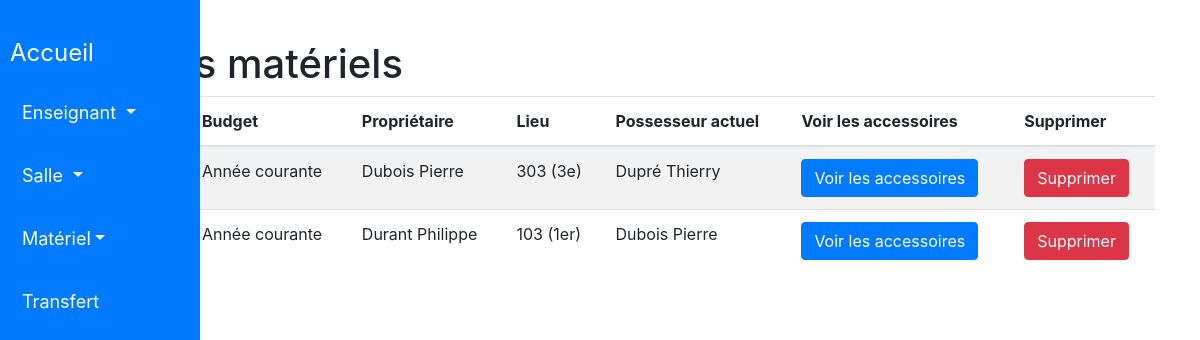
The app's page /gestion_materiel/materiel/liste_materiels, older data.
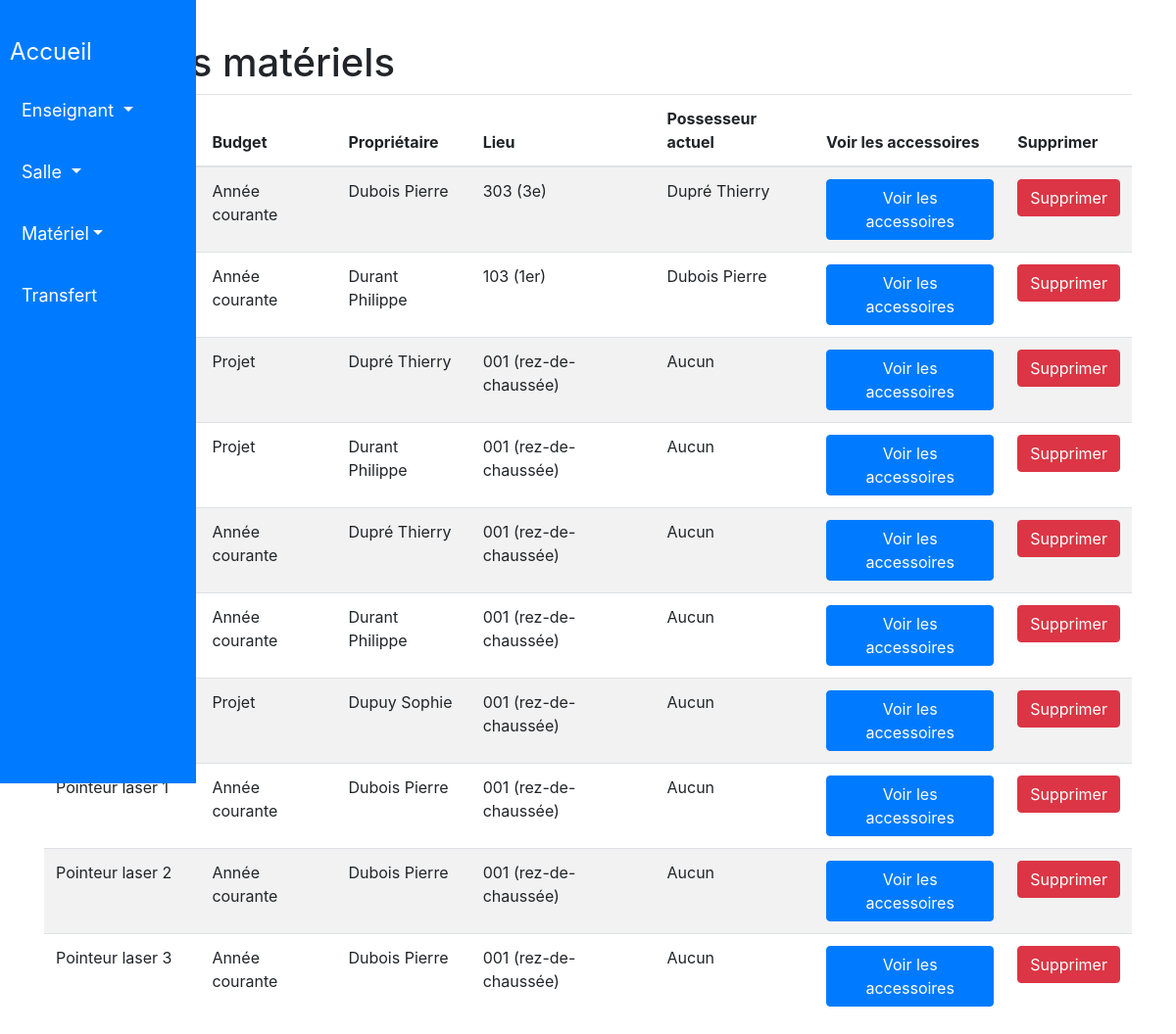
The same page, newer data.
### gestion_materiel/models.py (models this page shows, shortened)
class Materiel(models.Model):
    nom = models.CharField(
        max_length=100,
        blank=False,
        null=True,
        default=''
    )
    budget = models.CharField(
        max_length=100,
        blank=False,
        null=True,
        default=''
    )
    proprietaire = models.ForeignKey(
        Enseignant,
        on_delete=models.CASCADE,
        null=True,
        related_name='materiels_possedes'
    )
    lieu = models.ForeignKey(
        Salle,
        on_delete=models.CASCADE,
        null=True
    )
    possesseur = models.ForeignKey(
        Enseignant,
        on_delete=models.CASCADE,
        null=True,
        blank=True,
        related_name='materiels_en_possession'
    )

class Enseignant(models.Model):
    nom = models.CharField(
        max_length=50,
        blank=False,
        null=True,
        default='aucun'
    )
    prenom = models.CharField(
        max_length=50,
        blank=False,
        null=True,
        default='aucun'
    )

class Salle(models.Model):
    nom = models.CharField(
        max_length=50,
        blank=False,
        null=True,
        default='aucun'
    )
    etage = models.CharField(
        max_length=50,
        blank=False,
        null=True,
        default='aucun'
    )

### gestion_materiel/views.py (the view)
# urls.py: path('gestion_materiel/materiel/liste_materiels', liste_materiels, name='liste_materiels'),
def liste_materiels(request):
    materiels = Materiel.objects.all()
    return render(request, 'gestion_materiel/materiel/liste_materiels.html', {'materiels': materiels})

### templates/gestion_materiel/materiel/liste_materiels.html (shortened to what this page needs)
<!DOCTYPE html>
<html>
<head>
</head>
<body>
    {% include 'gestion_materiel/includes/entete.html' %}
    <div class="container">
        <h1>Liste des matériels</h1>
        <table class="table table-striped">
            <thead>
                <tr>
                    <th>Nom</th>
                    <th>Budget</th>
                    <th>Propriétaire</th>
                    <th>Lieu</th>
                    <th>Possesseur actuel</th>
                    <th>Voir les accessoires</th>
                    <th>Supprimer</th>
                </tr>
            </thead>
            <tbody>
                {% for materiel in materiels %}
                    <tr>
                        <td>{{ materiel.nom }}</td>
                        <td>{{ materiel.budget }}</td>
                        <td>{{ materiel.proprietaire.nom }} {{ materiel.proprietaire.prenom }}</td>
                        <td>{{ materiel.lieu.nom }} ({{ materiel.lieu.etage }})</td>
                        <td>
                            {% if materiel.possesseur %}
                                {{ materiel.possesseur.nom }} {{ materiel.possesseur.prenom }}
                            {% else %}
                                Aucun
                            {% endif %}
                        </td>
                        <td>
                            <a href="{% url 'liste_accessoires' materiel.id %}" class="btn btn-primary">Voir les accessoires</a>
                        </td>
                        <td>
                            <form method="post" action="{% url 'supprimer_materiel' materiel.id %}">
                                <button type="submit" class="btn btn-danger">Supprimer</button>
                            </form>
                        </td>
                    </tr>
                {% empty %}
                    <tr>
                        <td colspan="7">Aucun matériel trouvé.</td>
                    </tr>
                {% endfor %}
            </tbody>
        </table>
    </div>
</body>
</html>

### templates/gestion_materiel/includes/entete.html (shortened to what this page needs)
<!DOCTYPE html>
<html>
<head>
    <link rel="stylesheet" href="https://stackpath.bootstrapcdn.com/bootstrap/4.5.0/css/bootstrap.min.css">
</head>
<body>
    <div class="vertical-navbar">
        <a class="navbar-brand" href="/gestion_materiel/accueil">Accueil</a>
        <ul class="navbar-nav">
            <li class="nav-item dropdown">
                <a class="nav-link dropdown-toggle" id="navbarDropdown"> Enseignant </a>
            </li>
            <li class="nav-item dropdown">
                <a class="nav-link dropdown-toggle" id="navbarDropdown"> Salle </a>
            </li>
            <li class="nav-item dropdown">
                <a class="nav-link dropdown-toggle" id="navbarDropdown">Matériel</a>
            </li>
            <li class="nav-item">
                <a class="nav-link" href="/gestion_materiel/transfert/choix_materiel">Transfert</a>
            </li>
        </ul>
    </div>
    <div style="margin-left: 220px; padding: 20px;">
    </div>
</body>
</html>

### templates/gestion_materiel/includes/entete.html (style rules this page uses)
.navbar-brand { color: #fff; font-size: 24px; margin: 10px; }
.navbar-nav .nav-link { color: #fff; font-size: 18px; margin: 5px 10px; border-radius: 5px; padding: 8px 12px; }
.vertical-navbar { background-color: #007bff; height: 100vh; width: 200px; position: fixed; left: 0; top: 0; padding-top: 20px; }
.vertical-navbar .nav-item { margin-bottom: 10px; }

Row changes from the older to the newer data that the page shows:
added Materiel: budget "Projet", proprietaire.nom "Dupré", proprietaire.prenom "Thierry", lieu.nom "001", lieu.etage "rez-de-chaussée", shows "Aucun"
added Materiel: budget "Projet", proprietaire.nom "Durant", proprietaire.prenom "Philippe", lieu.nom "001", lieu.etage "rez-de-chaussée", shows "Aucun"
added Materiel: budget "Année courante", proprietaire.nom "Dupré", proprietaire.prenom "Thierry", lieu.nom "001", lieu.etage "rez-de-chaussée", shows "Aucun"
added Materiel: budget "Année courante", proprietaire.nom "Durant", proprietaire.prenom "Philippe", lieu.nom "001", lieu.etage "rez-de-chaussée", shows "Aucun"
added Materiel: budget "Projet", proprietaire.nom "Dupuy", proprietaire.prenom "Sophie", lieu.nom "001", lieu.etage "rez-de-chaussée", shows "Aucun"
added Materiel: nom "Pointeur laser 1", budget "Année courante", proprietaire.nom "Dubois", proprietaire.prenom "Pierre", lieu.nom "001", lieu.etage "rez-de-chaussée", shows "Aucun"
added Materiel: nom "Pointeur laser 2", budget "Année courante", proprietaire.nom "Dubois", proprietaire.prenom "Pierre", lieu.nom "001", lieu.etage "rez-de-chaussée", shows "Aucun"
added Materiel: nom "Pointeur laser 3", budget "Année courante", proprietaire.nom "Dubois", proprietaire.prenom "Pierre", lieu.nom "001", lieu.etage "rez-de-chaussée", shows "Aucun"
